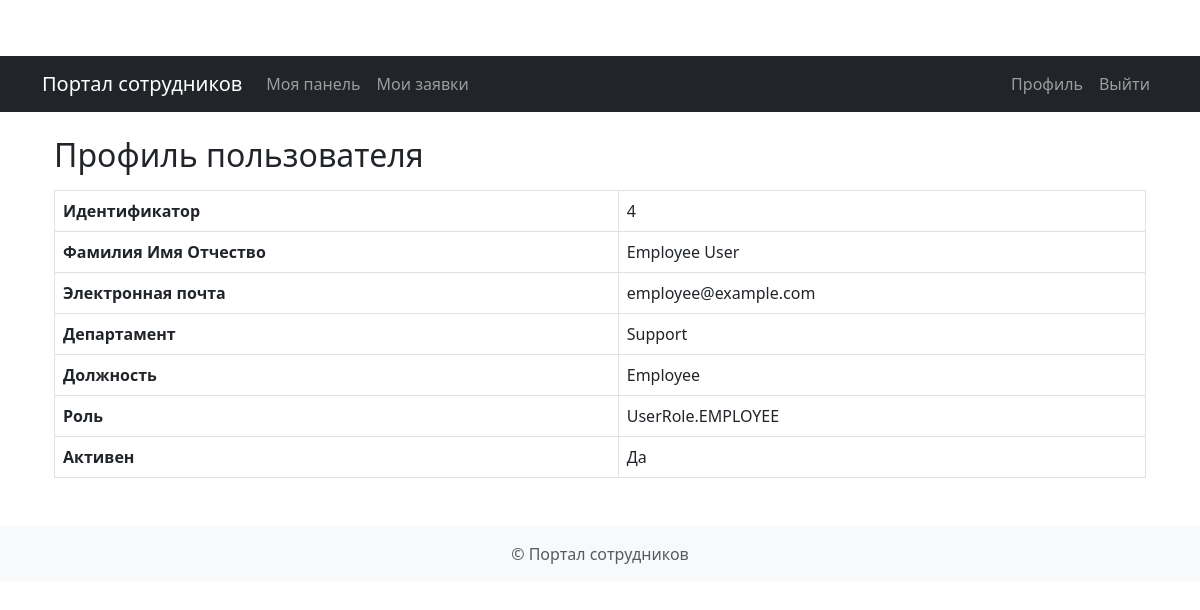
Page /profile (signed in) on the committed database.
### app/models.py (models this page shows)
class User(Base):
    __tablename__ = "users"
    id = Column(Integer, primary_key=True, index=True)
    email = Column(String, unique=True, index=True)
    hashed_password = Column(String)
    full_name = Column(String)
    department = Column(String)
    position = Column(String)
    is_active = Column(Boolean, default=True)
    role = Column(SQLEnum(UserRole), default=UserRole.EMPLOYEE)
    manager_id = Column(Integer, ForeignKey("users.id"), nullable=True)
    requests = relationship("Request", back_populates="owner", foreign_keys="Request.owner_id")
    managed_requests = relationship("Request", back_populates="manager", foreign_keys="Request.manager_id")
    hr_requests = relationship("Request", back_populates="hr_officer", foreign_keys="Request.hr_officer_id")
    subordinates = relationship("User", remote_side=[id])

### app/routes/common.py (the view)
@router.get("/profile", response_class=HTMLResponse)
async def user_profile(
    request: StarletteRequest,
    current_user: User = Depends(get_current_user),
    db: Session = Depends(get_db)
):
    return templates.TemplateResponse(
        "common/profile.html",
        {"request": request, "user": current_user}
    )

### app/templates/common/profile.html
{% extends 'base.html' %}
{% block content %}
<div class="container mt-4">
    <h2>Профиль пользователя</h2>
    <table class="table table-bordered mt-3">
        <tr>
            <th>Идентификатор</th>
            <td>{{ user.id }}</td>
        </tr>
        <tr>
            <th>Фамилия Имя Отчество</th>
            <td>{{ user.full_name }}</td>
        </tr>
        <tr>
            <th>Электронная почта</th>
            <td>{{ user.email }}</td>
        </tr>
        <tr>
            <th>Департамент</th>
            <td>{{ user.department }}</td>
        </tr>
        <tr>
            <th>Должность</th>
            <td>{{ user.position }}</td>
        </tr>
        <tr>
            <th>Роль</th>
            <td>{{ user.role }}</td>
        </tr>
        <tr>
            <th>Активен</th>
            <td>{{ 'Да' if user.is_active else 'Нет' }}</td>
        </tr>
    </table>
</div>
{% endblock %}

### app/static/css/styles.css (style rules this page uses)
body { padding-top: 56px; }

### rows in the picture
User: id "4", full_name "Employee User", email "employee@example.com", department "Support", position "Employee", role "UserRole.EMPLOYEE", is_active "Да"
